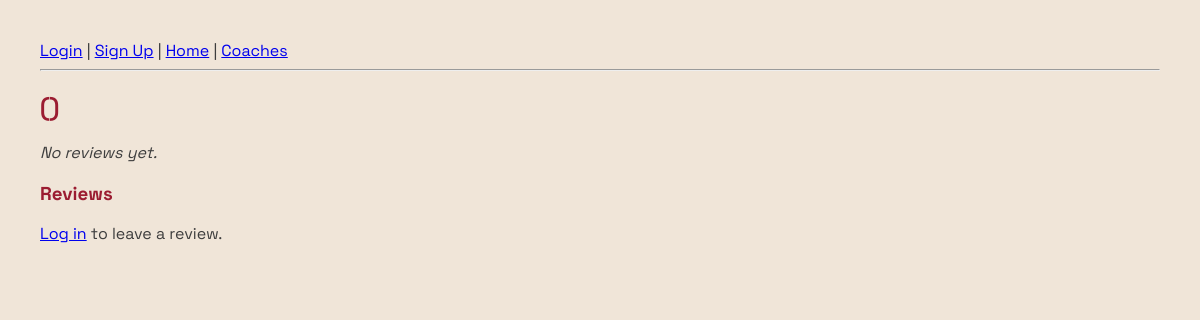
The page /coach/3 on the database as committed earlier.
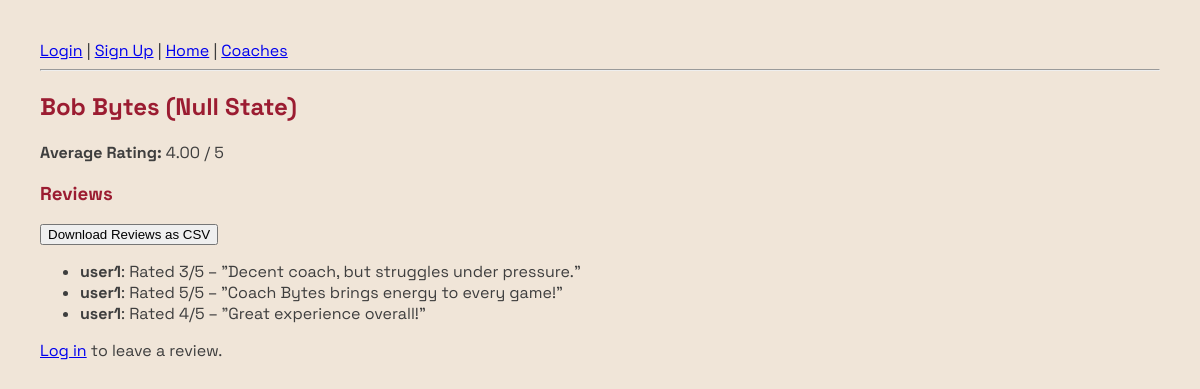
The same page on the database as committed later.
### tables this page shows
CREATE TABLE Coach (
    coach_ID INTEGER PRIMARY KEY AUTOINCREMENT,
    name TEXT,
    team TEXT,
    avg_rating REAL,
    con_ID INTEGER,
    FOREIGN KEY (con_ID) REFERENCES Conference(con_ID)
);

CREATE TABLE Review (
    r_ID INTEGER PRIMARY KEY AUTOINCREMENT,
    u_ID INTEGER,
    coach_ID INTEGER,
    rating INTEGER,
    comment TEXT,
    date TEXT DEFAULT CURRENT_TIMESTAMP,
    is_deleted INTEGER DEFAULT 0,
    FOREIGN KEY (u_ID) REFERENCES User(u_ID),
    FOREIGN KEY (coach_ID) REFERENCES Coach(coach_ID)
);

CREATE TABLE User (
    u_ID INTEGER PRIMARY KEY AUTOINCREMENT,
    username TEXT,
    email TEXT,
    passw TEXT,
    creation_date TEXT DEFAULT CURRENT_TIMESTAMP,
    is_deleted INTEGER DEFAULT 0
);

### app.py (the view)
@app.route('/coach/<int:coach_id>')
def coach_detail(coach_id):
    cursor.execute("SELECT * FROM Coach WHERE coach_ID = ?", (coach_id,))
    coach = cursor.fetchone()
    cursor.execute("SELECT AVG(rating) AS avg_rating FROM Review WHERE coach_ID = ? AND is_deleted = FALSE", (coach_id,))
    avg_rating = cursor.fetchone()['avg_rating']
    cursor.execute("""
        SELECT r.r_ID, r.coach_ID, r.u_ID, r.rating, r.comment, r.date, u.username, r.is_deleted
        FROM Review r
        JOIN User u ON r.u_ID = u.u_ID
        WHERE r.coach_ID = ?
        AND r.is_deleted = FALSE
        AND u.is_deleted = FALSE
        ORDER BY r.date DESC
    """, (coach_id,))
    reviews = cursor.fetchall()
    return render_template("coach.html", coach=coach, avg_rating=avg_rating, reviews=reviews)

### templates/coach.html (shortened to what this page needs)
{% extends "base.html" %}
{% block content %}
<h2>{{ coach.name }} ({{ coach.team }})</h2>
{% if avg_rating %}
    <p><strong>Average Rating:</strong> {{ "%.2f"|format(avg_rating) }} / 5</p>
{% else %}
    <p><em>No reviews yet.</em></p>
{% endif %}
  <h3>Reviews</h3>
  {% if reviews %}
  <form method="GET" action="/export_reviews/{{ coach.coach_ID }}">
    <button type="submit">Download Reviews as CSV</button>
  </form>
  {% endif %}
  <ul>
    {% for review in reviews %}
    {% if not review.is_deleted %}
      <li>
        <strong>{{ review.username }}</strong>:
        Rated {{ review.rating }}/5 – "{{ review.comment }}"
      </li>
    {% endif %}
  {% endfor %}
  </ul>
  {% if session.get('user_id') %}
    <h3>Leave a Review</h3>
    <form method="POST" action="/submit_review">
        <input type="hidden" name="coach_id" value="{{ coach.coach_ID }}">
        <label for="rating">Rating:</label>
        <div class="left-align">
          <div class="star-rating">
            {% for i in range(5, 0, -1) %}
              <input type="radio" id="star{{ i }}" name="rating" value="{{ i }}" required>
              <label for="star{{ i }}">&#9733;</label>
            {% endfor %}
          </div>
        </div>
        <label for="comment">Comment:</label><br>
        <textarea name="comment" required></textarea><br>
        <input type="submit" value="Submit Review">
    </form>
  {% else %}
    <p><a href="/login">Log in</a> to leave a review.</p>
  {% endif %}
{% endblock %}

Rows that differ between the two databases and show on the page:
added Coach: name "Bob Bytes", team "Null State"
added Review: username "user1", rating "3", comment "Decent coach, but struggles under pressure."
added Review: username "user1", rating "5", comment "Coach Bytes brings energy to every game!"
added Review: username "user1", rating "4", comment "Great experience overall!"
Other text that changed with them:
{{ "%.2f"|format(avg_rating) }}: (not shown) → "4.00"
text no longer shown: "No reviews yet."
text now shown: "Average Rating: / 5 Download Reviews as CSV"
